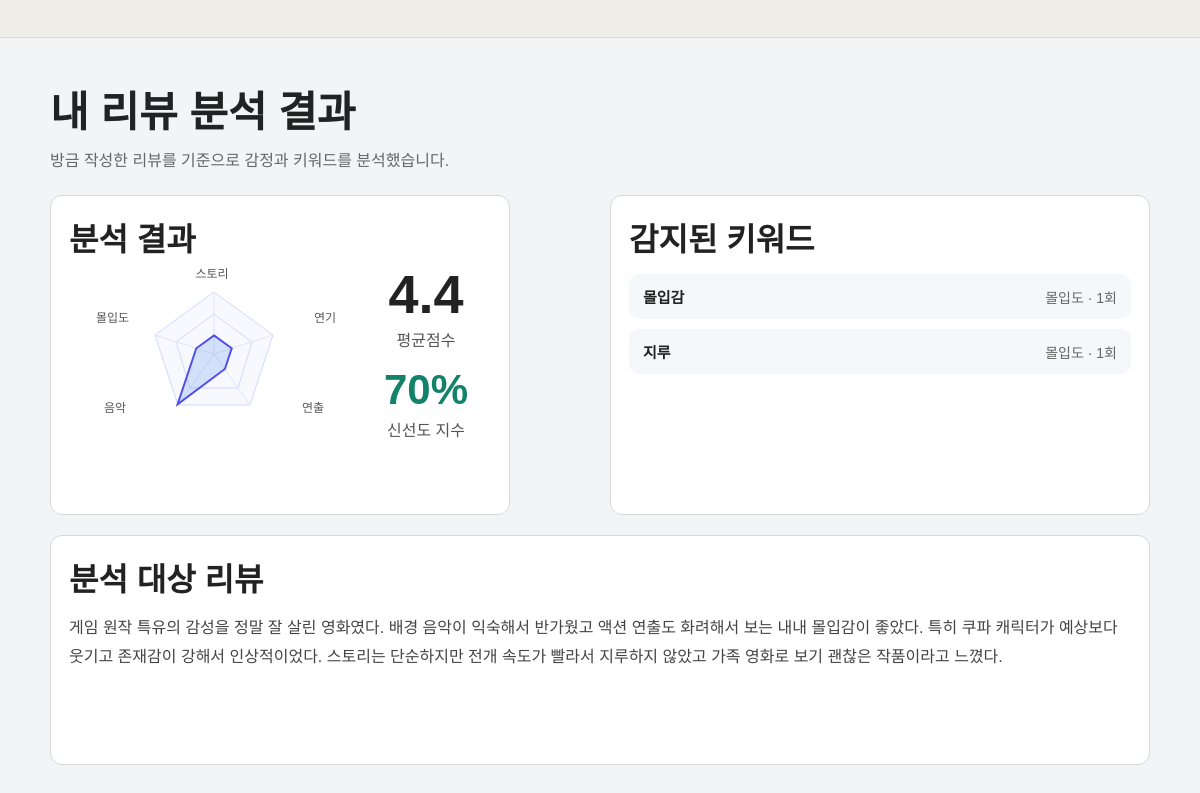
/movie/1226863/my-analysis (signed in), run on the app's committed database.
### tables this page shows
CREATE TABLE dictionary_words (
            id INTEGER PRIMARY KEY AUTOINCREMENT,
            word TEXT NOT NULL,
            category TEXT NOT NULL,
            sentiment TEXT NOT NULL,
            count INTEGER DEFAULT 1
        );

CREATE TABLE reviews (
            id INTEGER PRIMARY KEY AUTOINCREMENT,
            user_id INTEGER NOT NULL,
            movie_id INTEGER NOT NULL,
            movie_title TEXT NOT NULL,
            content TEXT NOT NULL,
            created_at TEXT DEFAULT CURRENT_TIMESTAMP
        );

### app.py (the view)
@app.route("/movie/<int:movie_id>/my-analysis")
def my_analysis(movie_id):
    if not login_required():
        return redirect(url_for("login"))
    conn = get_db()
    user_review = conn.execute(
        "SELECT * FROM reviews WHERE user_id = ? AND movie_id = ? ORDER BY id DESC LIMIT 1",
        (session["user_id"], movie_id)
    ).fetchone()
    conn.close()
    analysis_result = None
    visual_analysis = None
    if user_review:
        analysis_result = analyze_review(user_review["content"])
        visual_analysis = build_visual_analysis(analysis_result)
    return render_template(
        "my_analysis.html",
        analysis_result=analysis_result,
        visual_analysis=visual_analysis,
        movie_id=movie_id,
        user_review=user_review
)

### app.py (called while the page is built)
def get_db():
    conn = sqlite3.connect(DB_NAME)
    conn.row_factory = sqlite3.Row
    return conn

def login_required():
    return "user_id" in session

### templates/my_analysis.html (shortened to what this page needs)
<!DOCTYPE html>
<html lang="ko">
<head>
    <link rel="stylesheet" href="{{ url_for('static', filename='style.css') }}">
</head>
<body>
    <div class="window-frame">
        <div class="window-bar"></div>
        <main class="personal-analysis-page">
            <div class="personal-analysis-container">
                <div class="personal-analysis-header">
                    <h1>내 리뷰 분석 결과</h1>
                    <p>방금 작성한 리뷰를 기준으로 감정과 키워드를 분석했습니다.</p>
                </div>
                <div class="personal-analysis-grid">
                    <div class="analysis-card personal-analysis-card">
                        <h3>분석 결과</h3>
                        {% if analysis_result and visual_analysis %}
                        <div class="analysis-result-box">
                            <div class="radar-chart-wrap">
                                <svg class="radar-chart" viewBox="0 0 220 180">
                                    <polygon points="110,28 169,71 146,141 74,141 51,71" class="radar-grid" transform="translate(12,0)"></polygon>
                                    <polygon points="110,50 148,78 134,124 86,124 72,78" class="radar-grid inner" transform="translate(12,0)"></polygon>
                                    <line x1="110" y1="90" x2="110" y2="28" class="radar-line" transform="translate(12,0)"></line>
                                    <line x1="110" y1="90" x2="169" y2="71" class="radar-line" transform="translate(12,0)"></line>
                                    <line x1="110" y1="90" x2="146" y2="141" class="radar-line" transform="translate(12,0)"></line>
                                    <line x1="110" y1="90" x2="74" y2="141" class="radar-line" transform="translate(12,0)"></line>
                                    <line x1="110" y1="90" x2="51" y2="71" class="radar-line" transform="translate(12,0)"></line>
                                    <polygon points="{{ visual_analysis.radar_points }}" class="radar-data" transform="translate(12,0)"></polygon>
                                </svg>
                                <span class="radar-label top">스토리</span>
                                <span class="radar-label right-top">연기</span>
                                <span class="radar-label right-bottom">연출</span>
                                <span class="radar-label left-bottom">음악</span>
                                <span class="radar-label left-top">몰입도</span>
                            </div>
                            <div class="score-box">
                                <div class="score-big">4.4</div>
                                <div class="score-text">평균점수</div>
                                <div class="fresh-big">
                                    {% if analysis_result.sentiment_result == "긍정" %}
                                    95%
                                    {% elif analysis_result.sentiment_result == "부정" %}
                                    42%
                                    {% else %}
                                    70%
                                    {% endif %}
                                </div>
                                <div class="score-text">신선도 지수</div>
                            </div>
                        </div>
                        {% endif %}
                    </div>
                    <div class="analysis-card personal-keyword-card">
                        <h3>감지된 키워드</h3>
                        {% if analysis_result.matched_words %}
                            <div class="detected-keyword-list">
                                {% for item in analysis_result.matched_words %}
                                <div class="detected-keyword-item">
                                    <span class="detected-word">{{ item.word }}</span>
                                    <span class="detected-meta">
                                        {{ item.category }} · {{ item.count }}회
                                    </span>
                                </div>
                                {% endfor %}
                            </div>
                        {% else %}
                            <p>감지된 키워드가 없습니다.</p>
                        {% endif %}
                    </div>
                </div>
                <div class="analysis-card personal-review-card">
                    <h3>분석 대상 리뷰</h3>
                    <div class="personal-review-content">
                        {{ user_review.content }}
                    </div>
                </div>
            </div>
        </main>
    </div>
</body>
</html>

### static/style.css (style rules this page uses)
* { box-sizing: border-box; margin: 0; padding: 0; font-family: "Malgun Gothic", "Apple SD Gothic Neo", sans-serif; }
body { background: #f3f4f6; color: #222; }
.window-frame { width: 100%; min-height: 100vh; background: #f3f4f6; }
.window-bar { height: 38px; border-bottom: 1px solid #d8d8d8; background: #efede7; }
.analysis-card { background: white; border: 1px solid #d7d7d7; border-radius: 12px; padding: 18px; min-height: 230px; }
.analysis-card h3 { font-size: 32px; font-weight: 800; margin-bottom: 14px; }
.analysis-result-box { display: flex; align-items: center; justify-content: space-between; gap: 22px; min-height: 150px; }
.radar-label { position: absolute; font-size: 12px; color: #555; }
.radar-label.top { top: 2px; }
.radar-label.right-top { right: 8px; top: 36px; }
.radar-label.right-bottom { right: 18px; bottom: 26px; }
.radar-label.left-bottom { left: 18px; bottom: 26px; }
.radar-label.left-top { left: 8px; top: 36px; }
.score-box { text-align: center; min-width: 120px; }
.score-big { font-size: 54px; font-weight: 800; line-height: 1; margin-bottom: 6px; }
.fresh-big { font-size: 42px; font-weight: 800; color: #13826a; line-height: 1; margin-top: 18px; margin-bottom: 6px; }
.score-text { font-size: 16px; color: #555; }
.radar-chart-wrap { width: 240px; height: 180px; position: relative; flex-shrink: 0; }
.radar-chart { width: 220px; height: 180px; }
.analysis-card { min-height: 230px; }
.analysis-result-box { display: flex; align-items: center; justify-content: space-between; height: 160px; }
.radar-label { white-space: nowrap; width: auto; line-height: 1; }
.radar-label.top { top: 4px; left: 50%; transform: translateX(-50%); }
.radar-label.right-top { right: -4px; top: 48px; }
.radar-label.right-bottom { right: 8px; bottom: 30px; }
.radar-label.left-bottom { left: 12px; bottom: 30px; }
.radar-label.left-top { left: 4px; top: 48px; }
.personal-analysis-page { min-height: calc(100vh - 38px); display: flex; align-items: center; justify-content: center; padding: 40px; }
.personal-analysis-card { width: 460px; }
.personal-analysis-container { width: 100%; max-width: 1100px; }
.personal-analysis-header { margin-bottom: 24px; }
.personal-analysis-header h1 { font-size: 42px; font-weight: 800; margin-bottom: 8px; }
.personal-analysis-header p { color: #666; font-size: 16px; }
.personal-analysis-grid { display: grid; grid-template-columns: 1fr 1fr; gap: 20px; margin-bottom: 20px; }
.personal-keyword-card { min-height: 320px; }
.detected-keyword-list { display: flex; flex-direction: column; gap: 10px; }
.detected-keyword-item { display: flex; justify-content: space-between; align-items: center; padding: 12px 14px; border-radius: 10px; background: #f5f7fb; }
.detected-word { font-size: 15px; font-weight: 700; }
.detected-meta { font-size: 14px; color: #666; }
.personal-review-card { margin-top: 6px; }
.personal-review-content { font-size: 16px; line-height: 1.8; color: #444; }
.personal-analysis-card .analysis-result-box { justify-content: center; gap: 34px; }
.personal-analysis-card .radar-chart-wrap { margin-left: 24px; }
.analysis-card .analysis-result-box { justify-content: center; gap: 34px; }
.analysis-card .radar-chart-wrap { margin-left: 18px; }

### data on the page
dictionary_words: word "몰입감", category "몰입도", count "1"
dictionary_words: word "지루", category "몰입도", count "1"
reviews: content "게임 원작 특유의 감성을 정말 잘 살린 영화였다. 배경 음악이 익숙해서 반가웠고 액션 연출도 화려해서 보는 내내 몰입감이 좋았다. 특히 쿠파 캐릭터가 예상보다 웃기고 존재감이 강해서 인상적이었다. 스토리는 단순하지만 전개 속도가 빨라서 지루하지 않았고 가족 영화로 보기 괜찮은 작품이라고 느꼈다."
